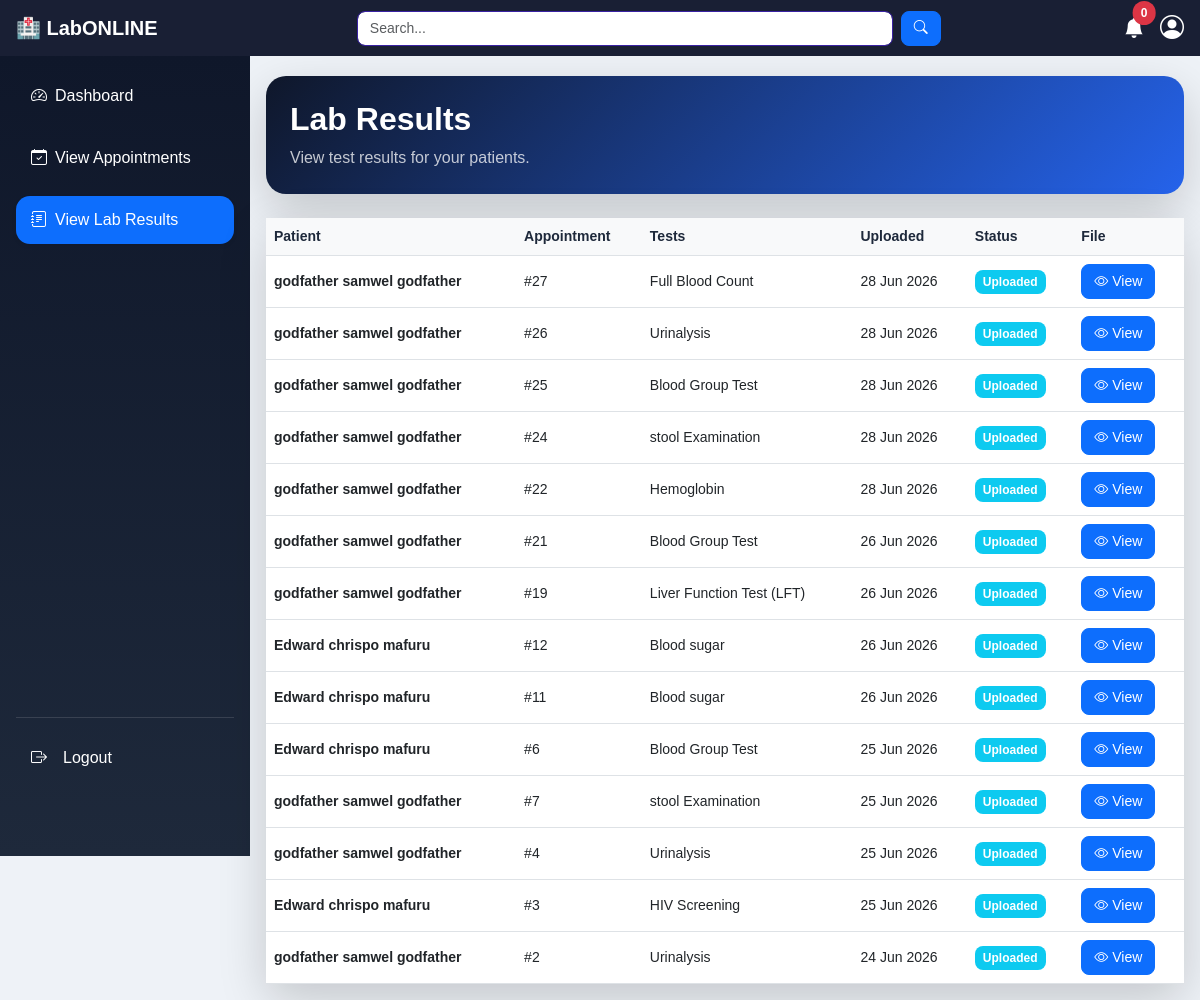
Page /doctor/dashboard.php?page=view_labo_results (signed in) on the committed database.
### tables this page shows
CREATE TABLE `test_results` (
  `id` int(11) NOT NULL,
  `appointment_id` int(11) DEFAULT NULL,
  `uploaded_by` int(11) DEFAULT NULL,
  `result_file` varchar(255) DEFAULT NULL,
  `remarks` text DEFAULT NULL,
  `status` enum('pending','uploaded','reviewed') DEFAULT 'pending',
  `uploaded_at` timestamp NOT NULL DEFAULT current_timestamp()
);

CREATE TABLE `users` (
  `id` int(11) NOT NULL,
  `full_name` varchar(100) NOT NULL,
  `email` varchar(100) NOT NULL,
  `phone_number` varchar(20) NOT NULL,
  `password` varchar(255) NOT NULL,
  `role` enum('admin','doctor','patient','labo') NOT NULL,
  `profile_image` varchar(255) NOT NULL DEFAULT 'assets/images/default.jpg',
  `status` enum('pending','active','inactive','blocked') DEFAULT 'pending',
  `last_login` timestamp NULL DEFAULT NULL,
  `created_at` timestamp NOT NULL DEFAULT current_timestamp(),
  `updated_at` timestamp NOT NULL DEFAULT current_timestamp() ON UPDATE current_timestamp()
);

CREATE TABLE `appointments` (
  `id` int(11) NOT NULL,
  `rebooked_from_id` int(11) DEFAULT NULL,
  `patient_id` int(11) DEFAULT NULL,
  `doctor_id` int(11) DEFAULT NULL,
  `laboratory_id` int(11) DEFAULT NULL,
  `appointment_date` date DEFAULT NULL,
  `appointment_time` time DEFAULT NULL,
  `type` enum('lab_test','consultation') DEFAULT NULL,
  `sample_collection` enum('home','lab') DEFAULT NULL,
  `address` text DEFAULT NULL,
  `notes` text DEFAULT NULL,
  `status` enum('pending','paid','approved','rejected','completed','cancelled') DEFAULT 'pending',
  `priority` enum('normal','urgent') NOT NULL DEFAULT 'normal',
  `created_at` timestamp NOT NULL DEFAULT current_timestamp(),
  `rejection_reason` text DEFAULT NULL
);

### doctor/dashboard.php (called while the page is built, shortened)
<?php
include "../shared/layout.php";
?>

### includes/session_user.php (called while the page is built, shortened)
<?php
function getCurrentUserId(): int
{
    return (int) ($_SESSION['user_id'] ?? 0);
}

### repositories/TestResultRepository.php (called while the page is built, shortened)
<?php
class TestResultRepository
{
    private mysqli $conn;
    public function __construct(mysqli $conn)
    {
        $this->conn = $conn;
    }
    public function getByDoctorUserId(int $doctorUserId): array
    {
        $sql = "SELECT tr.id, tr.result_file, tr.remarks, tr.status, tr.uploaded_at,
                       a.id AS appointment_id, p.full_name AS patient_name
                FROM test_results tr
                JOIN appointments a ON a.id = tr.appointment_id
                JOIN users p ON p.id = a.patient_id
                WHERE a.doctor_id = ?
                ORDER BY tr.uploaded_at DESC";
        $stmt = $this->conn->prepare($sql);
        $stmt->bind_param('i', $doctorUserId);
        $stmt->execute();
        return $stmt->get_result()->fetch_all(MYSQLI_ASSOC);
    }
}

### includes/helpers.php (called while the page is built, shortened)
<?php
function e(?string $value): string
{
    return htmlspecialchars((string) $value, ENT_QUOTES, 'UTF-8');
}
function formatDate(?string $date): string
{
    return date('d M Y', strtotime($date));
}
function statusBadge(string $status): string
{
    $map = [
        'pending'   => 'bg-warning text-dark',
        'approved'  => 'bg-primary',
        'completed' => 'bg-success',
        'cancelled' => 'bg-secondary',
        'active'    => 'bg-success',
        'inactive'  => 'bg-secondary',
        'blocked'   => 'bg-danger',
        'uploaded'  => 'bg-info',
        'reviewed'  => 'bg-success',
    ];
    return $map[$status] ?? 'bg-secondary';
}

### repositories/LabTestRepository.php (called while the page is built, shortened)
<?php
class LabTestRepository
{
    private mysqli $conn;
    public function __construct(mysqli $conn)
    {
        $this->conn = $conn;
    }
    public function getNamesByAppointmentId(int $appointmentId): string
    {
        $sql = "SELECT GROUP_CONCAT(lt.test_name SEPARATOR ', ') AS names
                FROM appointment_tests at
                JOIN lab_tests lt ON lt.id = at.test_id
                WHERE at.appointment_id = ?";
        $stmt = $this->conn->prepare($sql);
        $stmt->bind_param('i', $appointmentId);
        $stmt->execute();
        $row = $stmt->get_result()->fetch_assoc();
        return $row['names'] ?? '-';
    }
}

### doctor/content/view_labo_results.php (the view, shortened to what this page needs)
<?php
$resultRepo = new TestResultRepository($conn);
$labTestRepo = new LabTestRepository($conn);
$results = $resultRepo->getByDoctorUserId(getCurrentUserId());
?>
<div class="page-header shadow-lg p-4 bg-primary text-white mb-4">
    <h2 class="fw-bold mb-2">Lab Results</h2>
    <p class="mb-0 opacity-75">View test results for your patients.</p>
</div>
<div class="card shadow-lg border-0 rounded-4">
    <div class="table-responsive">
        <table class="table table-hover align-middle mb-0">
            <thead class="table-light">
                <tr>
                    <th>Patient</th>
                    <th>Appointment</th>
                    <th>Tests</th>
                    <th>Uploaded</th>
                    <th>Status</th>
                    <th>File</th>
                </tr>
            </thead>
            <tbody>
                <?php if (empty($results)): ?>
                <tr>
                    <td colspan="6" class="text-center text-muted py-4">No lab results yet.</td>
                </tr>
                <?php else: ?>
                <?php foreach ($results as $row): ?>
                <tr>
                    <td class="fw-bold"><?= e($row['patient_name']) ?></td>
                    <td>#<?= e((string) $row['appointment_id']) ?></td>
                    <td><?= e($labTestRepo->getNamesByAppointmentId((int) $row['appointment_id'])) ?></td>
                    <td><?= e(formatDate($row['uploaded_at'])) ?></td>
                    <td>
                        <span class="badge <?= statusBadge($row['status']) ?>">
                            <?= e(ucfirst($row['status'])) ?>
                        </span>
                    </td>
                    <td>
                        <?php if (!empty($row['result_file'])): ?>
                        <a href="../<?= e($row['result_file']) ?>" target="_blank" class="btn btn-sm btn-primary">
                            <i class="bi bi-eye"></i> View
                        </a>
                        <?php else: ?>
                        -
                        <?php endif; ?>
                    </td>
                </tr>
                <?php endforeach; ?>
                <?php endif; ?>
            </tbody>
        </table>
    </div>
</div>

### assets/css/generaldashboard.css (style rules this page uses)
body { background-color: #f4f6f9; }

### assets/css/patienthome.css (style rules this page uses)
body { background:#eef2f7; }

### assets/css/patientviewappointment.css (style rules this page uses)
body { background:#f1f5f9; }
.page-header { background: linear-gradient(135deg,#0f172a,#2563eb); border-radius:20px; padding:25px; color:white; }
.table thead { background:#eff6ff; }
.table th { color:#1e293b; }
.table td { vertical-align:middle; }
.badge { padding:8px 14px; border-radius:20px; font-size:13px; }

### assets/css/patienthistory.css (style rules this page uses)
body { background:#f4f7fb; }
.card { border-radius:12px; }
.btn { border-radius:8px; }
.badge { padding:6px 10px; border-radius:8px; }

### assets/css/doctorhome.css (style rules this page uses)
body { background:#f1f5f9; font-family:Arial, Helvetica, sans-serif; }
.page-header { background: linear-gradient(135deg,#0f172a,#2563eb); }
.table tbody tr { transition:.3s ease; }

### assets/css/viewpatientslist.css (style rules this page uses)
body { background:#f4f7fb; font-family:Arial, Helvetica, sans-serif; }
.card { transition:.3s ease; border-radius:18px; }

### assets/css/labohome.css (style rules this page uses)
body { background: #eef2f7; font-family: Arial, Helvetica, sans-serif; }
.card { border-radius: 12px; border: none; }
.table { margin-bottom: 0; font-size: 14px; }
.table thead th { background: #f8f9fa; font-weight: 600; border-bottom: 1px solid #dee2e6; }
.table td { vertical-align: middle; }
.badge { font-size: 12px; padding: 6px 8px; border-radius: 8px; }
.btn { border-radius: 8px; font-size: 14px; padding: 6px 12px; }

### rows in the picture
test_results: users.full_name "godfather samwel godfather", appointment "27", NamesByAppointmentId "Full Blood Count", uploaded_at "28 Jun 2026", status "Uploaded"
test_results: users.full_name "godfather samwel godfather", appointment "26", NamesByAppointmentId "Urinalysis", uploaded_at "28 Jun 2026", status "Uploaded"
test_results: users.full_name "godfather samwel godfather", appointment "25", NamesByAppointmentId "Blood Group Test", uploaded_at "28 Jun 2026", status "Uploaded"
test_results: users.full_name "godfather samwel godfather", appointment "24", NamesByAppointmentId "stool Examination", uploaded_at "28 Jun 2026", status "Uploaded"
test_results: users.full_name "godfather samwel godfather", appointment "22", NamesByAppointmentId "Hemoglobin", uploaded_at "28 Jun 2026", status "Uploaded"
test_results: users.full_name "godfather samwel godfather", appointment "21", NamesByAppointmentId "Blood Group Test", uploaded_at "26 Jun 2026", status "Uploaded"
test_results: users.full_name "godfather samwel godfather", appointment "19", NamesByAppointmentId "Liver Function Test (LFT)", uploaded_at "26 Jun 2026", status "Uploaded"
test_results: users.full_name "Edward chrispo mafuru", appointment "12", NamesByAppointmentId "Blood sugar", uploaded_at "26 Jun 2026", status "Uploaded"
test_results: users.full_name "Edward chrispo mafuru", appointment "11", NamesByAppointmentId "Blood sugar", uploaded_at "26 Jun 2026", status "Uploaded"
test_results: users.full_name "Edward chrispo mafuru", appointment "6", NamesByAppointmentId "Blood Group Test", uploaded_at "25 Jun 2026", status "Uploaded"
test_results: users.full_name "godfather samwel godfather", appointment "7", NamesByAppointmentId "stool Examination", uploaded_at "25 Jun 2026", status "Uploaded"
test_results: users.full_name "godfather samwel godfather", appointment "4", NamesByAppointmentId "Urinalysis", uploaded_at "25 Jun 2026", status "Uploaded"
test_results: users.full_name "Edward chrispo mafuru", appointment "3", NamesByAppointmentId "HIV Screening", uploaded_at "25 Jun 2026", status "Uploaded"
test_results: users.full_name "godfather samwel godfather", appointment "2", NamesByAppointmentId "Urinalysis", uploaded_at "24 Jun 2026", status "Uploaded"

### other values in the picture
$notification_count "0"
